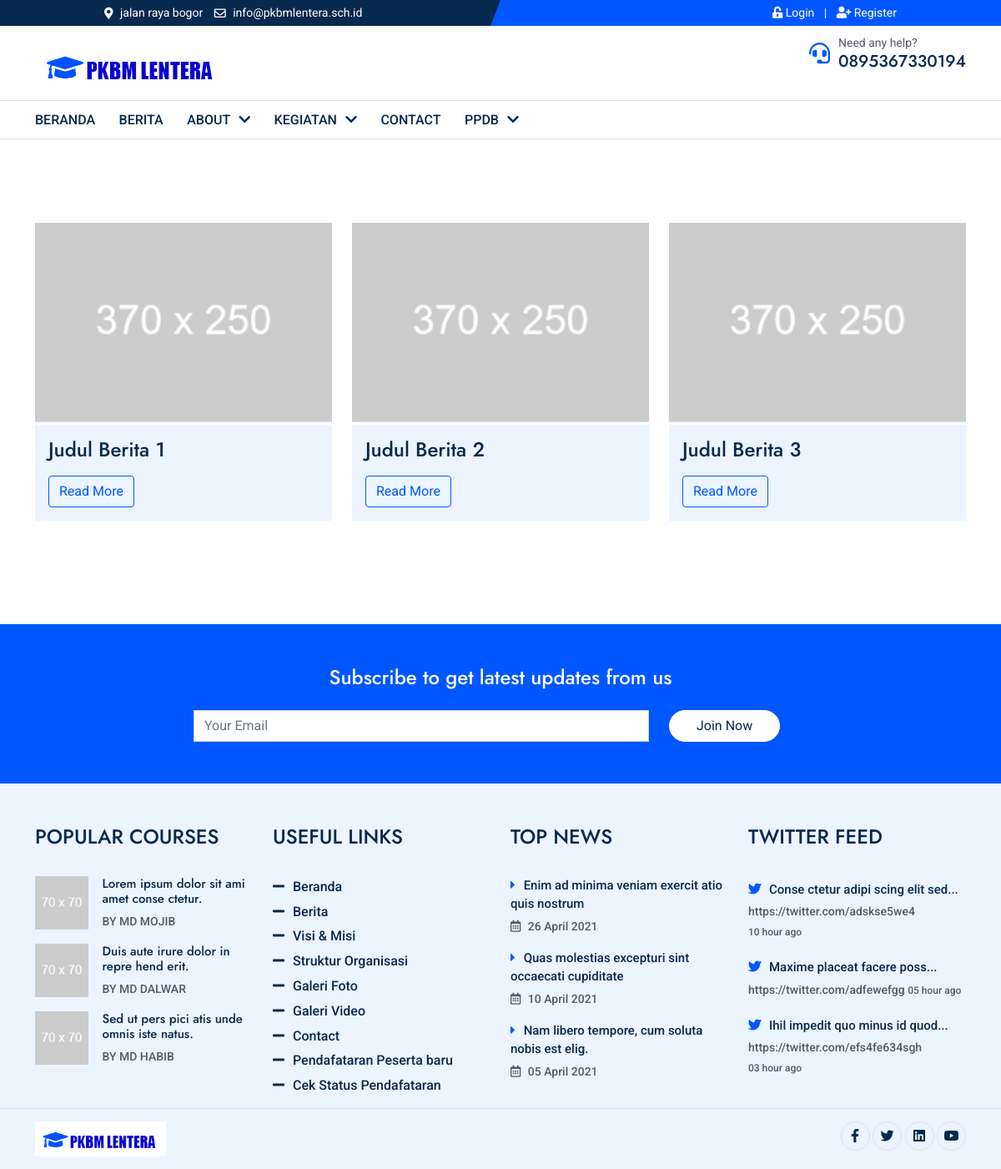
/home/blog, run on the app's committed database.
### tables this page shows
CREATE TABLE `tbl_web` (
  `id` int(11) UNSIGNED NOT NULL,
  `school_name` text,
  `description` text,
  `visi` text,
  `misi` text,
  `address` text,
  `logo` varchar(255) DEFAULT '',
  `contact` varchar(255) DEFAULT '',
  `email` varchar(255) DEFAULT '',
  `facebook` varchar(255) DEFAULT '',
  `instagram` varchar(255) DEFAULT '',
  `linkedin` varchar(255) DEFAULT '',
  `youtube` varchar(255) DEFAULT '',
  `twitter` varchar(255) DEFAULT ''
);

CREATE TABLE `tbl_blog` (
  `id` int(11) UNSIGNED NOT NULL,
  `title` text,
  `file` text,
  `is_active` int(1) DEFAULT NULL,
  `description` text,
  `created_by` varchar(255) DEFAULT NULL,
  `created_at` datetime DEFAULT NULL
);

### application/modules/home/controllers/Blog.php (called while the page is built, shortened)
<?php
class Blog extends CI_Controller {
 	function __construct() {
	    $this->load->model(array('M_blogs','M_galeri'));
	}
	public function index()
	{
		$data['title'] = '';
		$data['pages'] = 'blog/list';
		$data['blogs'] = $this->M_blogs->getAll();
		$data['galImage'] = $this->M_galeri->getAllImage();
		$this->load->view('main',$data);
	}
}

### index.php (called while the page is built, shortened)
<?php
require_once BASEPATH.'core/CodeIgniter.php';

### application/helpers/website_helper.php (called while the page is built)
<?php
    function webinfo($param='')
    {
        $ci     =& get_instance();
        $db     =  $ci->db->query("SELECT * FROM tbl_web WHERE id='1' ")->row_array();
        return $db[$param];
    }
?>

### application/modules/home/models/M_blogs.php (called while the page is built, shortened)
<?php
class M_blogs extends CI_Model{
    function getAll()
    {
        $this->db->select('tbl_blog.*');
        $this->db->from('tbl_blog');
        $query = $this->db->get();
        return $query;
    }
}
?>

### application/modules/home/views/main.php (the view, shortened to what this page needs)
<!DOCTYPE html>
<html lang="en">
  <head>
    <link rel="stylesheet" href="<?= base_url() ?>temp/home/css/bootstrap.min.css" />
    <link rel="stylesheet" href="<?= base_url() ?>temp/home/css/fontawesome.min.css" />
    <link rel="stylesheet" href="<?= base_url() ?>temp/home/css/animate.min.css" />
    <link rel="stylesheet" href="<?= base_url() ?>temp/home/css/owl.carousel.min.css" />
    <link rel="stylesheet" href="<?= base_url() ?>temp/home/css/owl.theme.default.min.css" />
    <link rel="stylesheet" href="<?= base_url() ?>temp/home/css/meanmenu.min.css" />
    <link rel="stylesheet" href="<?= base_url() ?>temp/home/css/lightbox.min.css" />
    <link rel="stylesheet" href="<?= base_url() ?>temp/home/css/modal-video.min.css" />
    <link rel="stylesheet" href="<?= base_url() ?>temp/home/style.css" />
  </head>
  <body>
    <header>
      <div class="head-area">
        <div class="topbar">
          <div class="contact-info">
            <span
              ><i class="fas fa-map-marker-alt"></i> <?= webinfo('address') ?></span
            >
            <span><i class="far fa-envelope"></i> <?= webinfo('email') ?></span>
          </div>
          <div class="topbar-nav">
            <ul>
              <li>
                <a href="#"><i class="fas fa-unlock-alt"></i> Login</a>
              </li>
              <li>
                <a href="#"><i class="fas fa-user-plus"></i> Register</a>
              </li>
            </ul>
          </div>
        </div>
      </div>
      <div class="logobar">
        <div class="container">
          <div class="row">
            <div class="col-md-4 col-sm-6 col-4">
              <div class="logo">
                <a href="<?= base_url() ?>"><img src="<?= base_url() ?>assets/images/<?= webinfo('logo') ?>" alt="Logo" /></a>
              </div>
            </div>
            <div class="col-md-8 col-sm-6 col-8">
              <div class="header-info">
                <div class="header-element">
                  <div class="left-iconbox">
                    <div class="icon">
                      <i class="fas fa-headset"></i>
                    </div>
                    <div class="iconbbox-details">
                      <div class="description">
                        <p>Need any help?</p>
                      </div>
                      <div class="title">
                        <h4><?= webinfo('contact') ?></h4>
                      </div>
                    </div>
                  </div>
                </div>
              </div>
            </div>
          </div>
        </div>
      </div>
      <div class="nav-bar">
        <div class="container">
          <div class="row">
            <div class="col-md-12">
              <div class="nav-elements">
                <div class="primary-nav">
                  <ul>
                    <li><a href="<?= base_url() ?>">Beranda</a></li>
                    <li><a href="<?= base_url() ?>home/blog">Berita</a></li>
                    <li class="has-submenu">
                      <a href="#">About</a>
                    </li>
                    <li class="has-submenu">
                      <a href="#">Kegiatan</a>
                    </li>
                    <li><a href="<?= base_url() ?>home/blog">Contact</a></li>
                    <li class="has-submenu">
                      <a href="#">PPDB</a>
                    </li>
                  </ul>
                </div>
              </div>
            </div>
          </div>
        </div>
      </div>
    </header>
   <?php $this->load->view($pages) ?>
    <div class="subscribe bg-primary ptb-50">
      <div class="container">
        <div class="subscribe-title text-center mb-4">
          <h4 class="text-light">Subscribe to get latest updates from us</h4>
        </div>
        <div class="subscribe-form">
          <form action="#" id="subscribe-form">
            <div class="row">
              <div class="col-md-6 offset-md-2">
                <div class="input-group">
                  <input
                    type="email"
                    id="subemail"
                    placeholder="Your Email"
                    class="form-control"
                    required
                  />
                </div>
              </div>
              <div class="col-md-4">
                <div class="input-group submit">
                  <button class="btn btn-light rounded" type="submit">
                    Join Now
                  </button>
                </div>
              </div>
            </div>
          </form>
        </div>
      </div>
    </div>
    <div class="footer-light bg-bglight pt-50">
      <div class="container">
        <div class="row">
          <div class="col-lg-3 col-md-4 col-sm-6">
            <div class="footer-widget widget">
              <h4 class="widget-title">Popular Courses</h4>
              <div class="popular-courses">
                <div class="course-item">
                  <div class="course-thumb">
                    <img src="<?= base_url() ?>temp/home/img/courses/4.jpg" alt="Image" />
                  </div>
                  <div class="course-info">
                    <div class="title">
                      <h5>
                        <a href="#"
                          >Lorem ipsum dolor sit ami amet conse ctetur.</a
                        >
                      </h5>
                    </div>
                    <div class="meta">
                      <span>By Md Mojib</span>
                    </div>
                  </div>
                </div>
                <div class="course-item">
                  <div class="course-thumb">
                    <img src="<?= base_url() ?>temp/home/img/courses/5.jpg" alt="Image" />
                  </div>
                  <div class="course-info">
                    <div class="title">
                      <h5>
                        <a href="#"
                          >Duis aute irure dolor in repre hend erit.</a
                        >
                      </h5>
                    </div>
                    <div class="meta">
                      <span>By Md Dalwar</span>
                    </div>
                  </div>
                </div>
                <div class="course-item">
                  <div class="course-thumb">
                    <img src="<?= base_url() ?>temp/home/img/courses/6.jpg" alt="Image" />
                  </div>
                  <div class="course-info">
                    <div class="title">
                      <h5>
                        <a href="#"
                          >Sed ut pers pici atis unde omnis iste natus.</a
                        >
                      </h5>
                    </div>
                    <div class="meta">
                      <span>By Md Habib</span>
                    </div>
                  </div>
                </div>
              </div>
            </div>
          </div>
          <div class="col-lg-3 col-md-4 col-sm-6">
            <div class="footer-widget widget">
              <h4 class="widget-title">Useful Links</h4>
              <div class="links">
                <ul>
                  <li><a href="<?= base_url() ?>">Beranda</a></li>
                  <li><a href="<?= base_url() ?>blog">Berita</a></li>
                  <li><a href="<?= base_url() ?>">Visi & Misi</a></li>
                  <li><a href="<?= base_url() ?>">Struktur Organisasi</a></li>
                  <li><a href="<?= base_url() ?>">Galeri Foto</a></li>
                  <li><a href="<?= base_url() ?>">Galeri Video</a></li>
                  <li><a href="<?= base_url() ?>">Contact</a></li>
                  <li><a href="<?= base_url() ?>">Pendafataran Peserta baru</a></li>
                  <li><a href="<?= base_url() ?>">Cek Status Pendafataran</a></li>
                </ul>
              </div>
            </div>
          </div>
          <div class="col-lg-3 col-md-4 col-sm-6">
            <div class="footer-widget widget">
              <h4 class="widget-title">Top News</h4>
              <div class="top-news">
                <ul>
                  <li>
                    <a href="blog-single.html"
                      >Enim ad minima veniam exercit atio quis nostrum</a
                    >
                    <span
                      ><i class="far fa-calendar-alt"></i> 26 April 2021</span
                    >
                  </li>
                  <li>
                    <a href="blog-single.html"
                      >Quas molestias excepturi sint occaecati cupiditate</a
                    >
                    <span
                      ><i class="far fa-calendar-alt"></i> 10 April 2021</span
                    >
                  </li>
                  <li>
                    <a href="blog-single.html"
                      >Nam libero tempore, cum soluta nobis est elig.</a
                    >
                    <span
                      ><i class="far fa-calendar-alt"></i> 05 April 2021</span
                    >
                  </li>
                </ul>
              </div>
            </div>
          </div>
          <div class="col-lg-3 col-md-4 col-sm-6">
            <div class="footer-widget widget">
              <h4 class="widget-title">Twitter Feed</h4>
              <div class="twitter-feed">
                <ul>
                  <li>
                    <span class="title"
                      >Conse ctetur adipi scing elit sed...</span
                    >
                    <a class="link" href="#">https://twitter.com/adskse5we4</a>
                    <span class="time">10 hour ago</span>
                  </li>
                  <li>
                    <span class="title">Maxime placeat facere poss...</span>
                    <a class="link" href="#">https://twitter.com/adfewefgg</a>
                    <span class="time">05 hour ago</span>
                  </li>
                  <li>
                    <span class="title">Ihil impedit quo minus id quod...</span>
                    <a class="link" href="#"
                      >https://twitter.com/efs4fe634sgh</a
                    >
                    <span class="time">03 hour ago</span>
                  </li>
                </ul>
              </div>
            </div>
          </div>
        </div>
      </div>
      <div class="footer-bar ptb-15 mt-15">
        <div class="container">
          <div class="row">
            <div class="col-sm-6">
              <div class="footer-logo">
                <img src="<?= base_url() ?>assets/images/<?= webinfo('logo') ?>" alt="Logo" />
              </div>
            </div>
            <div class="col-sm-6">
              <div class="footer-social">
                <ul>
                  <li>
                    <a target="_blank" class="facebook" href="<?= webinfo('facebook') ?>"
                      ><i class="fab fa-facebook-f"></i
                    ></a>
                  </li>
                  <li>
                    <a target="_blank" class="twitter" href="<?= webinfo('twitter') ?>"
                      ><i class="fab fa-twitter"></i
                    ></a>
                  </li>
                  <li>
                    <a target="_blank" class="linkedin" href="<?= webinfo('linkedin') ?>"
                      ><i class="fab fa-linkedin"></i
                    ></a>
                  </li>
                  <li>
                    <a target="_blank" class="youtube" href="<?= webinfo('youtube') ?>"
                      ><i class="fab fa-youtube"></i
                    ></a>
                  </li>
                </ul>
              </div>
            </div>
          </div>
        </div>
      </div>
    </div>
  </body>
</html>

### application/modules/home/views/blog/list.php
<div class="blog-page page-space">
  <div class="container">
    <div class="blog-posts">
      <div class="row">
          <?php
            foreach ($blogs->result() as $blog) {
                ?>
                    <div class="col-lg-4 col-md-6">
                        <div class="blog-item">
                            <div class="blog-thumb">
                            <a href="<?= base_url() ?>home/blog/detail/<?= $blog->id ?>"><img src="<?= base_url() ?>assets/blog/<?= $blog->file ?>" alt="Image"/></a>
                            </div>
                            <div class="blog-info p-3 bg-bglight">
                            <div class="blog-title">
                                <a href="<?= base_url() ?>home/blog/detail/<?= $blog->id ?>"><h4><?= $blog->title ?></h4></a>
                            </div>
                            <div class="more-button mt-3">
                                <a href="<?= base_url() ?>home/blog/detail/<?= $blog->id ?>" class="btn btn-outline-primary"
                                >Read More</a
                                >
                            </div>
                            </div>
                        </div>
                    </div>
                <?php
            }
          ?>
      </div>
    </div>
  </div>
</div>

### data on the page
tbl_web: address "jalan raya bogor", email "info@pkbmlentera.sch.id", logo (picture), contact "0895367330194"
tbl_blog: file (placeholder picture), title "Judul Berita 1"
tbl_blog: file (placeholder picture), title "Judul Berita 2"
tbl_blog: file (placeholder picture), title "Judul Berita 3"
